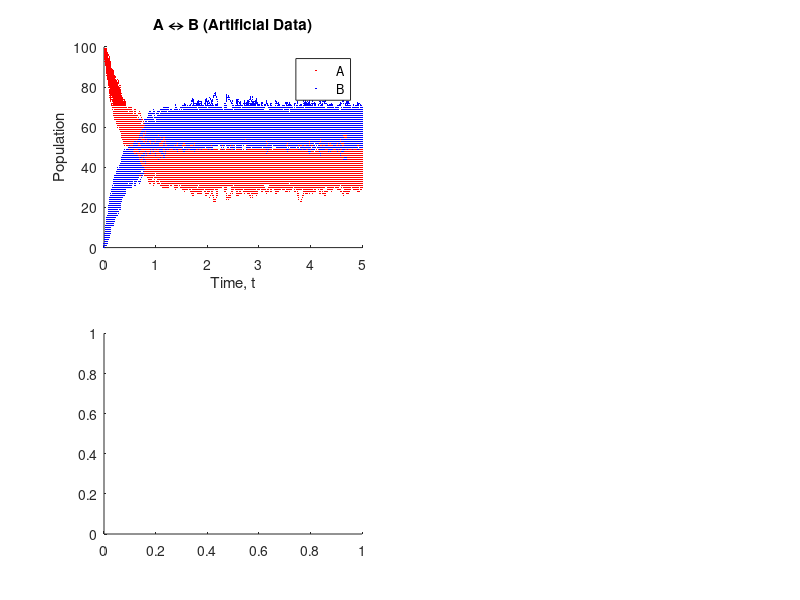

The MATLAB script that drew this image: (Note: this script raises an error after producing the figure.)
clearvars;
close all;

% This code will use the Aguilera method of estimating the following
% reaction rate constants for a simple reaction: A <--> B.
%                       k_f = 0.2
%                       k_r = 0.12

%%
disp('Generating Artificial Data');
% Generate Artificial Data - SSA %%%%%%%%%%%%%%%%%%%%%%%%%%%%%%%%%%%%%%%%%%
k_f_Real = 1.41; %real value for k_f
k_r_Real = 0.92;    %real value for k_r

Datasets = 100;    %number of data sets generated
MaxTime = 5;   %time value that the simulations run until

% Memory Allocation
t_Artificial = zeros(Datasets,1);   %time
A_Artificial = zeros(Datasets,1);   %A population
B_Artificial = zeros(Datasets,1);   %B population
dt_Artificial = zeros(Datasets,1);  %time steps
j_Artificial = zeros(Datasets,1);   %reaction identifier

Set_Count = 0;  %counter for which data set is being run
while Set_Count < Datasets
    Set_Count = Set_Count+1;    %advances dataset counter
    
    t_Artificial(Set_Count,1) = 0;    %initial time
    A_Artificial(Set_Count,1) = 100;    %initial population of A
    B_Artificial(Set_Count,1) = 0;    %initial population of B
    
    Event = 0;  %counter for how many events have occured in this dataset
    while max(t_Artificial(Set_Count,:)) < MaxTime
        Event = Event+1;    %advances event counter
        
        p_Artificial = [k_f_Real*A_Artificial(Set_Count,Event), k_r_Real*B_Artificial(Set_Count,Event)];    %propensity functions
        Randoms_Artificial = [rand, rand]; %random numbers for SSA
        dt_Artificial(Set_Count,Event) = (1/sum(p_Artificial))*log(1/Randoms_Artificial(1)); %time step before reaction occurs
        
        if p_Artificial(1) >  Randoms_Artificial(2)*sum(p_Artificial)
            j_Artificial(Set_Count,Event) = 1; %forward reaction occurs
            A_Artificial(Set_Count,Event+1) = A_Artificial(Set_Count,Event)-1;  %decreases A population
            B_Artificial(Set_Count,Event+1) = B_Artificial(Set_Count,Event)+1;  %increases B population
        else
            j_Artificial(Set_Count,Event) = 2; %reverse reaction occurs
            A_Artificial(Set_Count,Event+1) = A_Artificial(Set_Count,Event)+1;  %increases A population
            B_Artificial(Set_Count,Event+1) = B_Artificial(Set_Count,Event)-1;  %decreases B population
        end
        
        t_Artificial(Set_Count,Event+1) = t_Artificial(Set_Count,Event)+dt_Artificial(Set_Count,Event);    %advances timer
    end
    
    figure(1);  %plot trajectory of populations from SSA
    subplot(2,2,1);
    scatter(t_Artificial(Set_Count,:),A_Artificial(Set_Count,:),1,'r','filled');
    hold on;
    scatter(t_Artificial(Set_Count,:),B_Artificial(Set_Count,:),1,'b','filled');
    
end

figure(1);
subplot(2,2,1)
xlabel('Time, t');
xlim([0 MaxTime]);
ylabel('Population');
ylim([0 inf]);
title('A \leftrightarrow B (Artificial Data)');
legend('A','B');

A_FinalState_Artificial = zeros(1,Datasets);    %memory allocation for final measured state of A
B_FinalState_Artificial = zeros(1,Datasets);    %memory allocation for final measured state of B
for i = 1:Datasets
    A_FinalState_Artificial(1,i) = A_Artificial(i,find(t_Artificial(i,:) <= MaxTime & t_Artificial(i,:) > 0,1,'last'));    %finds last measurement value of population A
    B_FinalState_Artificial(1,i) = B_Artificial(i,find(t_Artificial(i,:) <= MaxTime & t_Artificial(i,:) > 0,1,'last'));    %finds last measurement value of population B
end

figure(1); %histograms of final state
subplot(2,2,3); %A data
hA_Artificial = histfit(A_FinalState_Artificial,round(sqrt(Datasets)),'kernel');    %kernel fitting of histogram
hA_Artificial(1).FaceColor = [0.95,0.40,0.40]; %new color of histogram
hA_Artificial(2).Color = [0 0 0];
hold on;
xlabel('Population');
ylabel('Count');
title('Final A');
subplot(2,2,4); %B data
hB_Artificial = histfit(B_FinalState_Artificial,round(sqrt(Datasets)),'kernel');    %kernel fitting of histogram
hB_Artificial(1).FaceColor = [0.44,0.44,0.88]; %color of histogram
hB_Artificial(2).Color = [0 0 0];
hold on;
xlabel('Population');
ylabel('Count');
title('Final B');

% Center of Bins at Peaks %%%%%%%%%%%%%%%%%%%%%%%%%%%%%%%%%%%%%%%%%%%%%%%%%
A_kernelPeak = hA_Artificial(2).XData(hA_Artificial(2).YData == max(hA_Artificial(2).YData));    %maximum peak of the kernel fit for artificial A data
[A_val,A_idx] = min(abs(hA_Artificial(1).XData - A_kernelPeak));    %value of minimum difference between kernel peak and centers of bins
A_Max_BinCenter = hA_Artificial(1).XData(A_idx);    %center of the bin which is closest to where the peak of the kernel fit is
B_kernelPeak = hB_Artificial(2).XData(hB_Artificial(2).YData == max(hB_Artificial(2).YData));    %maximum peak of the kernel fit for artificial B data
[B_val,B_idx] = min(abs(hB_Artificial(1).XData - B_kernelPeak));    %value of minimum difference between kernel peak and centers of bins
B_Max_BinCenter = hB_Artificial(1).XData(B_idx);    %center of the bin which is closest to where the peak of the kernel fit is

disp('Done');
%% 
disp('Selecting Random Parameters');
% Parameter Selection %%%%%%%%%%%%%%%%%%%%%%%%%%%%%%%%%%%%%%%%%%%%%%%%%%%%%
Parameter_Sets = 1000;   %number of parameter sets to generate
range_f = [0 3];    %range of values for k_f
range_r = [0 3];    %range of values for k_r

figure(1);  %scatter plot of all parameter values
subplot(2,2,2);
yline(k_r_Real,'r');
hold on;
xline(k_f_Real,'r');
xlabel('k_f');
ylabel('k_r');
xlim(range_f);
ylim(range_r);
title('Parameter Values');
box on;

k_f_Test = [];  %initial empty array of k_f parameters that will be tested
k_r_Test = [];  %initial empty array of k_r parameters that will be tested
for j = 1:Parameter_Sets
    k_f_Test = [k_f_Test, range_f(1)+(range_f(2)-range_f(1))*rand];
    k_r_Test = [k_r_Test, range_r(1)+(range_r(2)-range_r(1))*rand];
end
figure(1);  %scatter plot of all parameter values
subplot(2,2,2);
scatter(k_f_Test,k_r_Test,3,'k','filled');
hold on;

disp('Done');
%% 
disp('Running ODE Models and Testing Deterministic Precondition');
% ODE Model to Test Deterministic Precondition %%%%%%%%%%%%%%%%%%%%%%%%%%%%
beta_High = 1.05;   %upper limit multiplier for deterministic precondition
beta_Low = 0.95;    %lower limit multiplier for deterministic precondition
Good_Parameters = [];   %initializes list of parameter sets which satisfy precondition

dt = 0.001; %time step between Euler steps
Steps = MaxTime/dt; %number steps taken in each numerical solution
for k = 1:Parameter_Sets
    k_f = k_f_Test(k);  %forward rate constant to be examined
    k_r = k_r_Test(k);  %reverse rate constant to be examined
    Parameters = [k_f;k_r]; %vector of parameters
    
    X = zeros(2,Steps+1);   %allocation of vectors to represent populations [A;B]
    t = zeros(1,Steps+1);    %allocation of time array
    
    X(:,1) = [100;0];   %initial conditions
    
    for l = 1:Steps
        X(:,l+1) = [1-k_f*dt, k_r*dt; k_f*dt, 1-k_r*dt]*X(:,l);  %Euler step
        t(l+1) = t(l)+dt;   %advances time
    end
    
    ODE_FinalState = round(X(:,end));
    if (beta_Low*ODE_FinalState(1)) <= A_Max_BinCenter & A_Max_BinCenter <= (beta_High*ODE_FinalState(1)) %tests deterministic precondition for A
        if (beta_Low*ODE_FinalState(2)) <= B_Max_BinCenter & B_Max_BinCenter <= (beta_High*ODE_FinalState(2))   %tests deterministic precondition for B
            Good_Parameters = [Good_Parameters,Parameters]; %records that these were good parameters
            
            figure(1);
            subplot(2,2,2);     %changes color of good parameters to red
            scatter(Good_Parameters(1,:),Good_Parameters(2,:),3,'r','filled');
            hold on;
        end
    end
end
disp('Done');
%%
disp('Running SSA of "Reasonable" Parameters');

AveragesAmt = Datasets;  %number of simulations run at each parameter set (same as measurements of aritficial data)

% figure(2);
% subplot(2,2,2);
% scatter(Good_Parameters(1,:),Good_Parameters(2,:),3,'k','filled');
% hold on;
% yline(k_r_Real,'r');
% xline(k_f_Real,'r');
% title('Reasonable Parameters');
% xlabel('k_f');
% ylabel('k_r');
% xlim(range_f);
% ylim(range_r);
% box on;

% Stochastic Simulation of each Parameter that passed Precondition %%%%%%%%
Good_Sets = numel(Good_Parameters)/2;   %number of stochastic datasets to generate

% Memory Allocation
t_Precondition = zeros(Good_Sets,1);
A_Precondition = zeros(Good_Sets,1);
B_Precondition = zeros(Good_Sets,1);
dt_Precondition = zeros(Good_Sets,1);
j_Precondition = zeros(Good_Sets,1);
A_FinalState_Precondition = zeros(1,AveragesAmt);
B_FinalState_Precondition = zeros(1,AveragesAmt);
ObjFunction = zeros(1,Good_Sets);

for m = 1:Good_Sets
    k_f_Precondition = Good_Parameters(1,m);    %selects parameters for this set of stochastic data
    k_r_Precondition = Good_Parameters(2,m);
    hA_Precondition = [];
    t_Precondition = [];
    A_Precondition = [];
    B_Precondition = [];
    for Avg_Sets = 1:AveragesAmt    %runs multiple simulations of each acceptable parameter set
        t_Precondition(Avg_Sets,1) = 0;  %initial time
        A_Precondition(Avg_Sets,1) = 100;    %initial population of A
        B_Precondition(Avg_Sets,1) = 0;  %initial population of B

        Event_Precondition = 0;
        while max(t_Precondition(Avg_Sets,:)) < MaxTime
            Event_Precondition = Event_Precondition+1;  %advances the event counter

            p_Precondition = [k_f_Precondition*A_Precondition(Avg_Sets,Event_Precondition),k_r_Precondition*B_Precondition(Avg_Sets,Event_Precondition)]; %propensity function(s)
            Randoms_Precondition = [rand, rand];    %random numbers for SSA
            dt_Precondition(Avg_Sets,Event_Precondition) = (1/sum(p_Precondition))*log(1/Randoms_Precondition(1)); %determining the time step for event

            if p_Precondition(1) > Randoms_Precondition(2)*sum(p_Precondition)
                j_Precondition(Avg_Sets,Event_Precondition) = 1; %forward reaction occurs
                A_Precondition(Avg_Sets,Event_Precondition+1) = A_Precondition(Avg_Sets,Event_Precondition)-1;  %decreases A population
                B_Precondition(Avg_Sets,Event_Precondition+1) = B_Precondition(Avg_Sets,Event_Precondition)+1;  %increases B population
            else
                j_Precondition(Avg_Sets,Event_Precondition) = 2; %reverse reaction occurs
                A_Precondition(Avg_Sets,Event_Precondition+1) = A_Precondition(Avg_Sets,Event_Precondition)+1;  %increases A population
                B_Precondition(Avg_Sets,Event_Precondition+1) = B_Precondition(Avg_Sets,Event_Precondition)-1;  %decreases B population
            end

            t_Precondition(Avg_Sets,Event_Precondition+1) = t_Precondition(Avg_Sets,Event_Precondition)+dt_Precondition(m,Event_Precondition);    %advances the timer
        end
        
        A_FinalState_Precondition(Avg_Sets) = A_Precondition(Avg_Sets,find(t_Precondition(Avg_Sets,:) <= MaxTime & t_Precondition(Avg_Sets,:) > 0,1,'last')); %finds the last measured value for each simulation of A and B
        B_FinalState_Precondition(Avg_Sets) = B_Precondition(Avg_Sets,find(t_Precondition(Avg_Sets,:) <= MaxTime & t_Precondition(Avg_Sets,:) > 0,1,'last')); %based on data from parameters which passed deterministic precondition
    end
    hA_Precondition = histfit(A_FinalState_Precondition,round(sqrt(AveragesAmt)),'kernel');   %kernel fitting of this parameter set
    ObjFunction(m) = sum((hA_Artificial(1).YData-hA_Precondition(1).YData).^2);    %Objective Function
end

disp('Done');